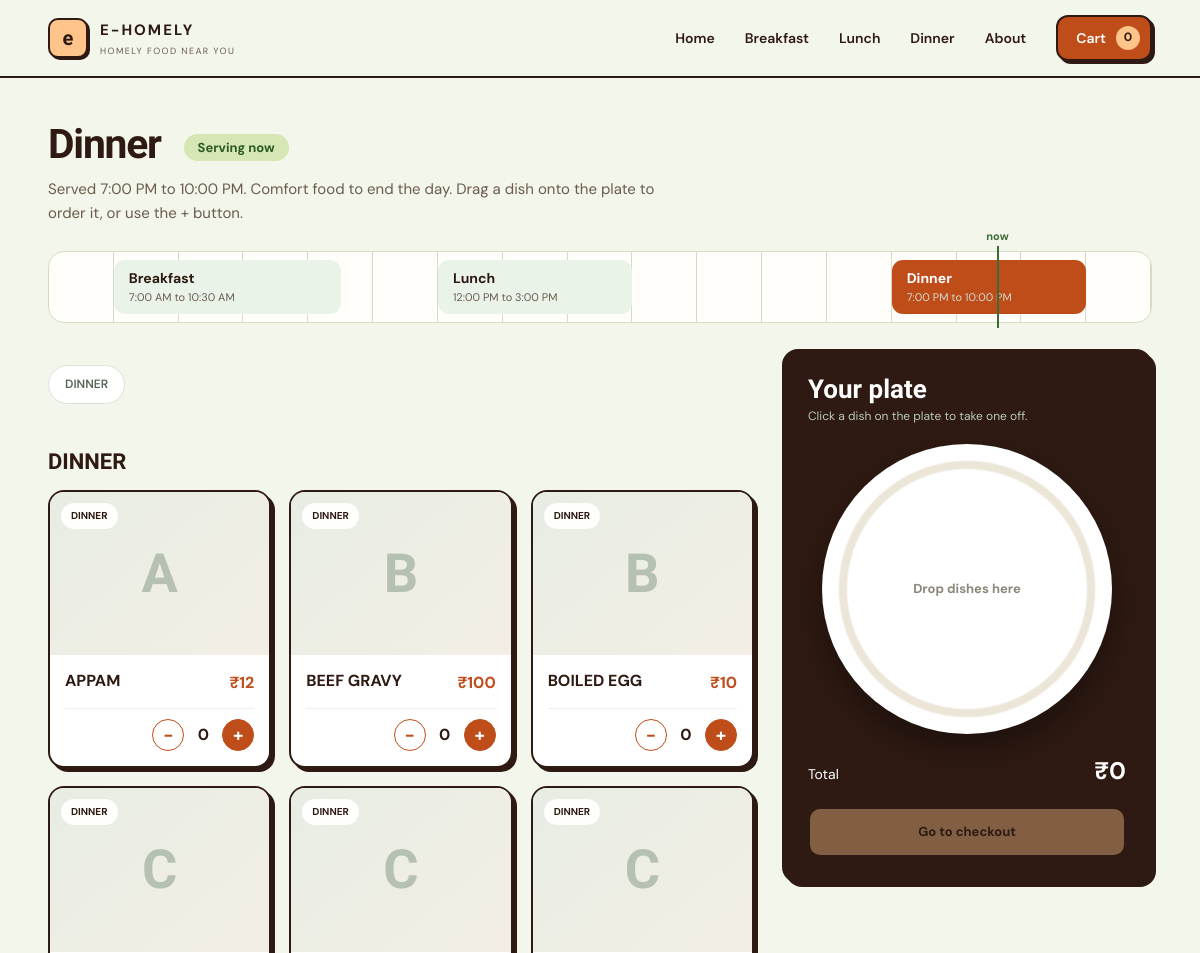
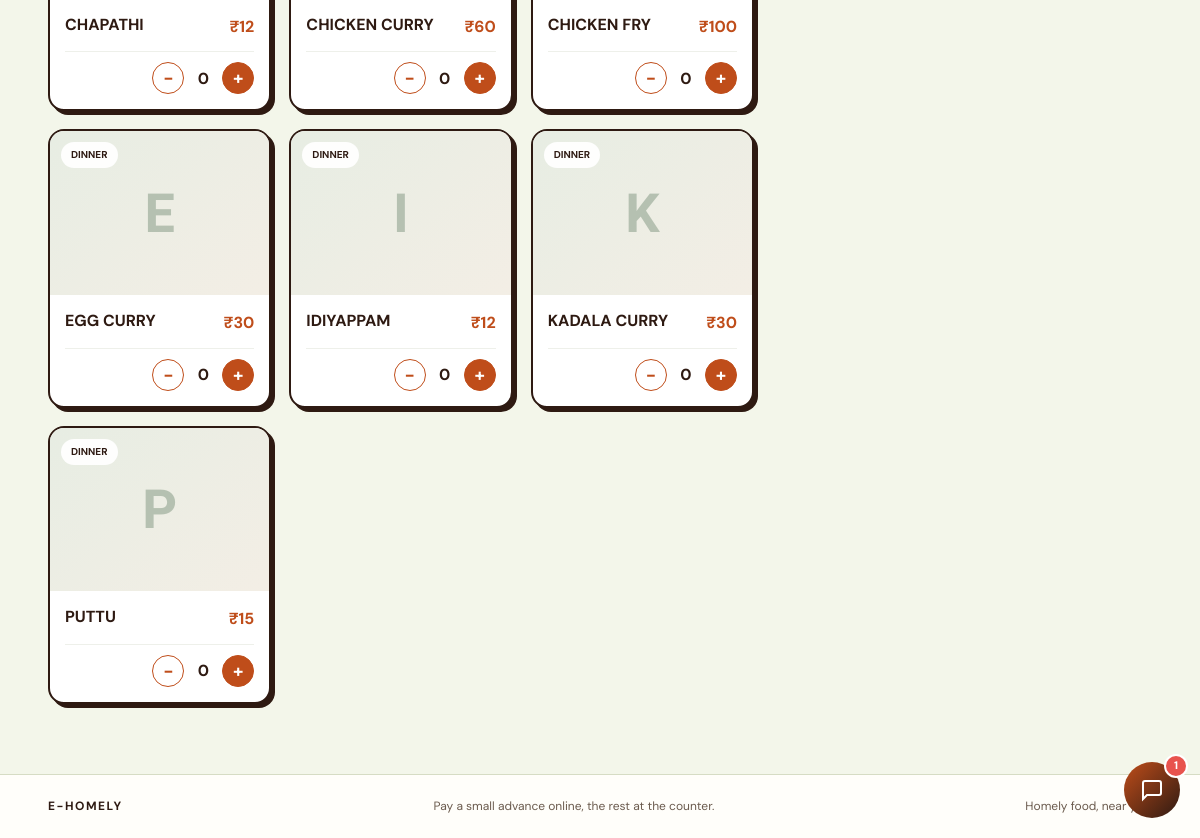
/menu/dinner/, run on the app's committed database (2 pictures, top to bottom).
### orders/models.py (models this page shows, shortened)
class Dish(models.Model):
    name = models.CharField(max_length=100)
    category = models.CharField(max_length=50)
    price = models.DecimalField(max_digits=7, decimal_places=2)
    is_available = models.BooleanField(default=True)
    MEALS = [('breakfast', 'Breakfast'), ('lunch', 'Lunch'), ('dinner', 'Dinner')]
    meal = models.CharField(max_length=10, choices=MEALS, default='lunch')
    image = models.ImageField(upload_to='dishes/', blank=True)

### orders/views.py (the view)
# urls.py: path('menu/<slug:meal>/', views.meal_menu, name='meal_menu'),
def meal_menu(request, meal):
    if meal not in MEAL_INFO:
        raise Http404
    info = next(m for m in meal_list() if m['key'] == meal)
    dishes = Dish.objects.filter(meal=meal).order_by('category', 'name')
    state = meal_state(meal)
    return render_ui(request, 'menu.html', {
        'dishes': dishes,
        'meal': info,
        'meals': meal_list(),
        'accepting': SiteSetting.load().accepting_orders,
        'serving': state == 'open',
        'state_label': {
            'open': 'Serving now',
            'later': 'Starts later today',
            'closed': 'Closed for today',
        }[state],
    })

### orders/models.py (called while the page is built)
    @classmethod
    def load(cls):
        obj, _ = cls.objects.get_or_create(pk=1)
        return obj

### orders/ui.py (called while the page is built)
def is_desktop(request):
    ui = request.COOKIES.get('ui')
    if ui in ('desktop', 'phone'):
        return ui == 'desktop'
    ua = request.META.get('HTTP_USER_AGENT', '').lower()
    return not any(w in ua for w in PHONE_WORDS)

def render_ui(request, name, context=None):
    desktop = is_desktop(request)
    names = [f'orders/{name}']
    if desktop:
        names.insert(0, f'orders/desktop/{name}')
    ctx = dict(context or {}, is_desktop=desktop, ui_check=True)
    return render(request, names, ctx)

### orders/views.py (called while the page is built)
def nice_time(hhmm):
    return datetime.strptime(hhmm, '%H:%M').strftime('%I:%M %p').lstrip('0')

def meal_list():
    return [
        {**info, 'key': key,
         'start_label': nice_time(info['start']),
         'end_label': nice_time(info['end'])}
        for key, info in MEAL_INFO.items()
    ]

def to_minutes(hhmm):
    h, m = hhmm.split(':')
    return int(h) * 60 + int(m)

def meal_state(key):
    now = timezone.localtime()
    cur = now.hour * 60 + now.minute
    info = MEAL_INFO[key]
    if to_minutes(info['start']) <= cur < to_minutes(info['end']):
        return 'open'
    return 'later' if cur < to_minutes(info['start']) else 'closed'

### orders/templates/orders/desktop/menu.html (shortened to what this page needs)
{% extends 'orders/desktop/base.html' %}
{% block content %}
{% url 'checkout' as checkout_url %}
{% url 'stock_json' as stock_url %}
{% regroup dishes by category as groups %}
<div class="wrap">
  <section class="page-head">
    <h1>{{ meal.label }} <span class="state-badge">{{ state_label }}</span></h1>
    <p>Served {{ meal.start_label }} to {{ meal.end_label }}. {{ meal.blurb }} Drag a dish onto the plate to order it, or use the + button.</p>
    <div class="dial" id="dial">
      {% for m in meals %}<a class="seg{% if m.key == meal.key %} on{% endif %}" data-s="{{ m.start }}" data-e="{{ m.end }}" href="{% url 'meal_menu' m.key %}"><b>{{ m.label }}</b><small>{{ m.start_label }} to {{ m.end_label }}</small></a>{% endfor %}
    </div>
  </section>
  <div class="shop">
    <div>
      <nav class="chips" aria-label="Menu categories">
        {% for g in groups %}<a href="#cat-{{ forloop.counter }}">{{ g.grouper }}</a>{% endfor %}
      </nav>
      {% for g in groups %}
        <h2 class="cat-title" id="cat-{{ forloop.counter }}">{{ g.grouper }}</h2>
        <div class="dgrid">
        {% for d in g.list %}
          <article class="dcard{% if not d.is_available %} soldout{% endif %}" data-row="{{ d.id }}" data-name="{{ d.name }}" data-price="{{ d.price|stringformat:'s' }}"
                   draggable="{% if d.is_available and serving and accepting %}true{% else %}false{% endif %}">
            <div class="dphoto">
              {% if d.image %}<img src="{{ d.image.url }}" alt="" loading="lazy" draggable="false">{% else %}<span class="ph">{{ d.name|slice:':1' }}</span>{% endif %}
              <span class="dcat">{{ d.category }}</span><span class="grab">Drag to plate</span>
            </div>
            <div class="dinfo">
              <div class="drow"><h3>{{ d.name }}</h3><span class="dprice">&#8377;{{ d.price|floatformat:'-2' }}</span></div>
              <div class="dfoot">
                <div class="qty" style="margin-left:auto">
                  <button type="button" data-id="{{ d.id }}" data-delta="-1" aria-label="Remove one {{ d.name }}" {% if not d.is_available %}disabled{% endif %}>-</button>
                  <span data-q="{{ d.id }}">0</span>
                  <button type="button" data-id="{{ d.id }}" data-delta="1" aria-label="Add one {{ d.name }}" {% if not d.is_available or not serving or not accepting %}disabled{% endif %}>+</button>
                </div>
              </div>
            </div>
          </article>
        {% endfor %}
        </div>
      {% empty %}
        <p class="empty">No {{ meal.label|lower }} dishes yet. Please check back soon.</p>
      {% endfor %}
    </div>
    <aside class="tray" id="tray">
      <h2>Your plate</h2>
      <p class="fine">Click a dish on the plate to take one off.</p>
      <div class="plate" id="plate"><div class="hint" id="hint">Drop dishes here</div></div>
      <div class="sum"><span>Total</span><b id="total">&#8377;0</b></div>
      <a class="btn off" id="go" href="{{ checkout_url }}">Go to checkout</a>
    </aside>
  </div>
</div>
{% endblock %}

### orders/static/orders/desktop.css (style rules this page uses)
:root { --cream:#f7f3ea;--paper:#fffdf8;--green:#34583d;--green-dark:#203d29;--orange:#c56835;--brown:#2b2924;--muted:#77736b;--line:#e5dfd3;--shadow:0 18px 50px rgba(43,41,36,.09);--nav:76px }
* { box-sizing:border-box;margin:0;padding:0 }
html { scroll-behavior:smooth }
body { font-family:'DM Sans',Arial,sans-serif;background:var(--cream);color:var(--brown);line-height:1.6;min-height:100vh;display:flex;flex-direction:column }
a { color:inherit;text-decoration:none }
button,input { font:inherit }
.wrap { width:min(1180px,92%);margin:0 auto }
h1,h2,h3 { font-family:'Playfair Display',Georgia,serif;line-height:1.08 }
.btn { display:inline-flex;align-items:center;justify-content:center;gap:14px;padding:13px 20px;border-radius:9px;font-size:13px;font-weight:700;border:1px solid transparent;cursor:pointer;transition:.25s }
.page-head { padding:44px 0 18px }
.page-head h1 { font-size:clamp(40px,4.6vw,60px);letter-spacing:-1.4px }
.page-head p { color:var(--muted);max-width:620px;margin-top:10px;font-size:15px }
.state-badge { display:inline-block;vertical-align:middle;margin-left:14px;padding:5px 14px;border-radius:999px;font:700 13px 'DM Sans',sans-serif;background:#eaf3e8;color:#35603c;letter-spacing:0 }
.chips { display:flex;gap:8px;overflow-x:auto;padding:16px 0;position:sticky;top:var(--nav);z-index:10;background:var(--cream);scrollbar-width:none }
.chips a { flex:none;padding:9px 16px;border-radius:24px;border:1px solid #dce3d8;background:#fff;color:#566457;font-weight:600;font-size:12px }
.cat-title { font-size:30px;margin:30px 0 16px;scroll-margin-top:calc(var(--nav) + 70px) }
.dgrid { display:grid;grid-template-columns:repeat(4,minmax(0,1fr));gap:18px }
.dcard { display:flex;flex-direction:column;overflow:hidden;border:1px solid #e8ebe4;border-radius:16px;background:#fff;box-shadow:0 8px 24px rgba(31,58,37,.045);transition:transform .22s,box-shadow .22s }
.dphoto { position:relative;aspect-ratio:1.34/1;background:linear-gradient(140deg,#e7ede3,#f3eee5);overflow:hidden }
.ph { position:absolute;inset:0;display:grid;place-items:center;font:600 54px 'Playfair Display',serif;color:rgba(52,88,61,.3) }
.dcat { position:absolute;left:11px;top:11px;padding:5px 10px;border-radius:20px;background:rgba(255,255,255,.94);color:var(--green-dark);font-size:10px;font-weight:700 }
.dinfo { padding:15px;display:flex;flex-direction:column;gap:12px;flex:1 }
.drow { display:flex;justify-content:space-between;gap:8px;align-items:flex-start }
.drow h3 { font:700 16px 'DM Sans',sans-serif;line-height:1.35 }
.dprice { font-weight:700;color:var(--green);white-space:nowrap }
.dfoot { margin-top:auto;display:flex;align-items:center;justify-content:space-between;padding-top:10px;border-top:1px solid #eef0ea }
.qty { display:flex;align-items:center;gap:10px }
.qty button { width:32px;height:32px;border-radius:50%;border:1.5px solid var(--green);background:var(--green);color:#fff;font-size:18px;line-height:1;cursor:pointer;padding:0 }
.qty button[data-delta='-1'] { background:transparent;color:var(--green) }
.qty span { min-width:18px;text-align:center;font-weight:700 }

### data on the page
Dish: grouper "DINNER", grouper "DINNER", name "A", category "DINNER", name "APPAM", price "12"
Dish: name "B", category "DINNER", name "BEEF GRAVY", price "100"
Dish: name "B", category "DINNER", name "BOILED EGG", price "10"
Dish: name "C", category "DINNER", name "CHAPATHI", price "12"
Dish: name "C", category "DINNER", name "CHICKEN CURRY", price "60"
Dish: name "C", category "DINNER", name "CHICKEN FRY", price "100"
Dish: name "E", category "DINNER", name "EGG CURRY", price "30"
Dish: name "I", category "DINNER", name "IDIYAPPAM", price "12"
Dish: name "K", category "DINNER", name "KADALA CURRY", price "30"
Dish: name "P", category "DINNER", name "PUTTU", price "15"

### other printed values
{{ meal.label }} "Dinner"
{{ state_label }} "Serving now"
{{ meal.start_label }} "7:00 PM"
{{ meal.end_label }} "10:00 PM"
{{ meal.blurb }} "Comfort food to end the day."
{{ m.label }} "Breakfast" "Lunch" "Dinner"
{{ m.start_label }} "7:00 AM" "12:00 PM" "7:00 PM"
{{ m.end_label }} "10:30 AM" "3:00 PM" "10:00 PM"
